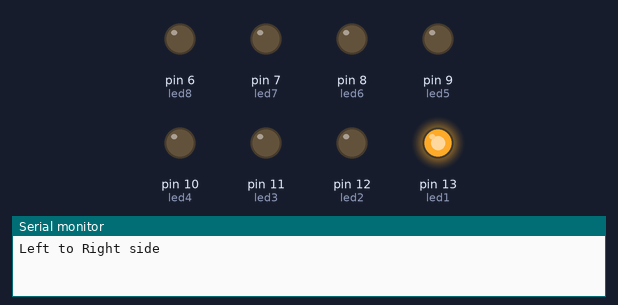
Simulated run of this sketch. Board: Arduino Uno, built with avr-gcc and run on an emulated ATmega328P. Parts: output pins drawn as LEDs (lit = HIGH), the last lines printed to the serial monitor.

Above: at 0.2 s.
At 0.7 s:
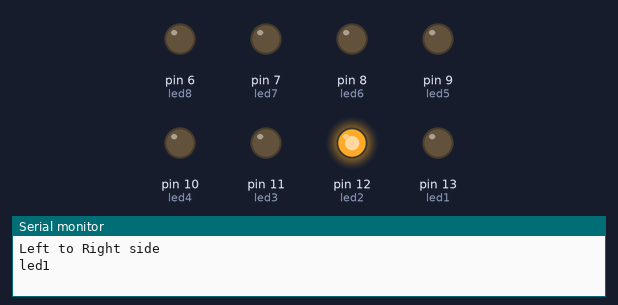
At 2.2 s:
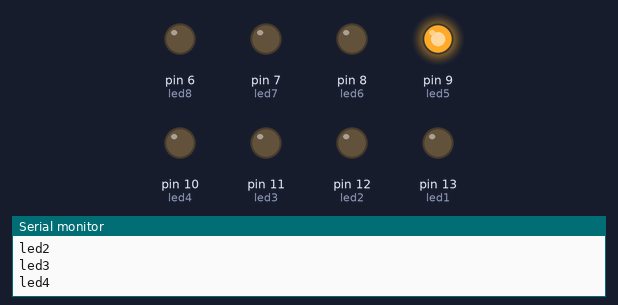
At 4.0 s:
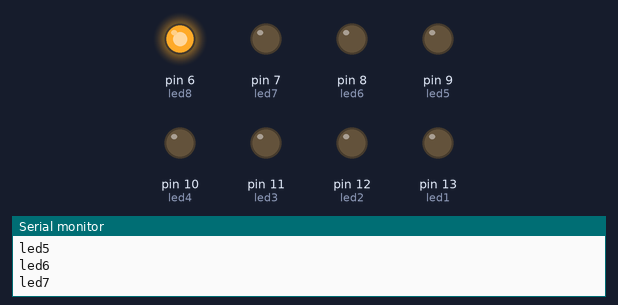
At 6.7 s:
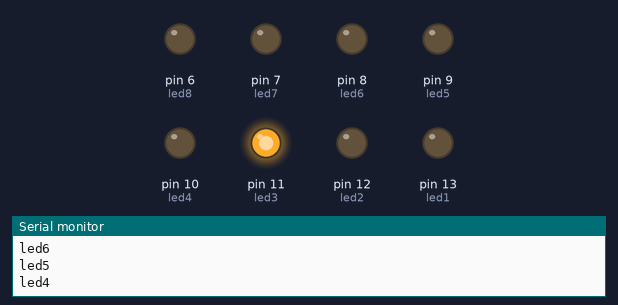
At 9.7 s:
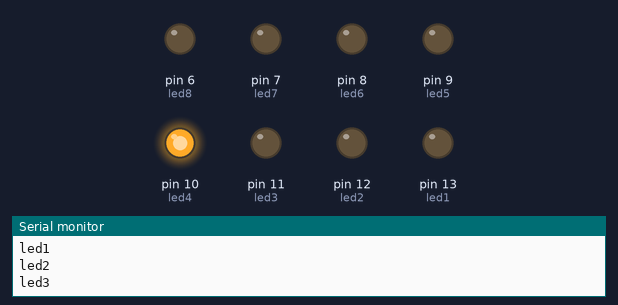
Timing chart, 0 to 10.4 s (numbered marks = the images above):
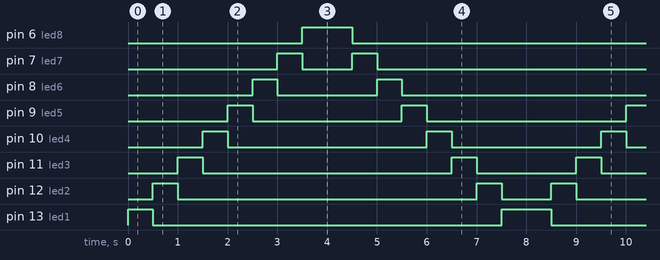

Measured:
- by itself, pin 6 (led8): alternates HIGH for 1.0 s and LOW for 7.0 s
- by itself, pin 7 (led7): repeats every 8.0 s: LOW 1.0 s, HIGH 0.50 s, LOW 6.0 s, HIGH 0.50 s
- by itself, pin 8 (led6): repeats every 8.0 s: LOW 2.0 s, HIGH 0.50 s, LOW 5.0 s, HIGH 0.50 s
- by itself, pin 9 (led5): repeats every 8.0 s: LOW 3.0 s, HIGH 0.50 s, LOW 4.0 s, HIGH 0.50 s
- by itself, pin 10 (led4): repeats every 8.0 s: LOW 4.0 s, HIGH 0.50 s, LOW 3.0 s, HIGH 0.50 s
- by itself, pin 11 (led3): repeats every 8.0 s: LOW 5.0 s, HIGH 0.50 s, LOW 2.0 s, HIGH 0.50 s
- by itself, pin 12 (led2): repeats every 8.0 s: LOW 6.0 s, HIGH 0.50 s, LOW 1.0 s, HIGH 0.50 s
- by itself, pin 13 (led1): repeats every 8.0 s: LOW 7.0 s, HIGH 1.0 s

The sketch:

code-2.ino
```cpp
int led1=13;
int led2=12;
int led3=11;
int led4=10;
int led5=9;
int led6=8;
int led7=7;
int led8=6;
void setup()
{
 pinMode(led1,OUTPUT);
  pinMode(led2,OUTPUT);
  pinMode(led3,OUTPUT);
  pinMode(led4,OUTPUT);
  pinMode(led5,OUTPUT);
  pinMode(led6,OUTPUT);
  pinMode(led7,OUTPUT);
  pinMode(led8,OUTPUT);
  Serial.begin(9600);
}

void loop()
{
  while(true)
  {
 // Left to Right side
 Serial.println("Left to Right side");
  digitalWrite(led1,HIGH);
  digitalWrite(led2,LOW);
  digitalWrite(led3,LOW);
  digitalWrite(led4,LOW);
  digitalWrite(led5,LOW);
  digitalWrite(led6,LOW);
  digitalWrite(led7,LOW);
  digitalWrite(led8,LOW);
  delay(500);
  Serial.println("led1");
  digitalWrite(led1,LOW);
  digitalWrite(led2,HIGH);
  digitalWrite(led3,LOW);
  digitalWrite(led4,LOW);
  digitalWrite(led5,LOW);
  digitalWrite(led6,LOW);
  digitalWrite(led7,LOW);
  digitalWrite(led8,LOW);
  delay(500);
  Serial.println("led2");
  digitalWrite(led1,LOW);
  digitalWrite(led2,LOW);
  digitalWrite(led3,HIGH);
  digitalWrite(led4,LOW);
  digitalWrite(led5,LOW);
  digitalWrite(led6,LOW);
  digitalWrite(led7,LOW);
  digitalWrite(led8,LOW);
  delay(500);
  Serial.println("led3");
  digitalWrite(led1,LOW);
  digitalWrite(led2,LOW);
  digitalWrite(led3,LOW);
  digitalWrite(led4,HIGH);
  digitalWrite(led5,LOW);
  digitalWrite(led6,LOW);
  digitalWrite(led7,LOW);
  digitalWrite(led8,LOW);
  delay(500);
  Serial.println("led4");
  digitalWrite(led1,LOW);
  digitalWrite(led2,LOW);
  digitalWrite(led3,LOW);
  digitalWrite(led4,LOW);
  digitalWrite(led5,HIGH);
  digitalWrite(led6,LOW);
  digitalWrite(led7,LOW);
  digitalWrite(led8,LOW);
  delay(500);
  Serial.println("led5");
  digitalWrite(led1,LOW);
  digitalWrite(led2,LOW);
  digitalWrite(led3,LOW);
  digitalWrite(led4,LOW);
  digitalWrite(led5,LOW);
  digitalWrite(led6,HIGH);
  digitalWrite(led7,LOW);
  digitalWrite(led8,LOW);
  delay(500);
  Serial.println("led6");
  digitalWrite(led1,LOW);
  digitalWrite(led2,LOW);
  digitalWrite(led3,LOW);
  digitalWrite(led4,LOW);
  digitalWrite(led5,LOW);
  digitalWrite(led6,LOW);
  digitalWrite(led7,HIGH);
  digitalWrite(led8,LOW);
  delay(500);
  Serial.println("led7");
  digitalWrite(led1,LOW);
  digitalWrite(led2,LOW);
  digitalWrite(led3,LOW);
  digitalWrite(led4,LOW);
  digitalWrite(led5,LOW);
  digitalWrite(led6,LOW);
  digitalWrite(led7,LOW);
  digitalWrite(led8,HIGH);
  delay(500);
  Serial.println("led8");
  // Right to Left side
  Serial.println("Right to Left side");
  digitalWrite(led1,LOW);
  digitalWrite(led2,LOW);
  digitalWrite(led3,LOW);
  digitalWrite(led4,LOW);
  digitalWrite(led5,LOW);
  digitalWrite(led6,LOW);
  digitalWrite(led7,LOW);
  digitalWrite(led8,HIGH);
  delay(500);
  Serial.println("led8");
  digitalWrite(led1,LOW);
  digitalWrite(led2,LOW);
  digitalWrite(led3,LOW);
  digitalWrite(led4,LOW);
  digitalWrite(led5,LOW);
  digitalWrite(led6,LOW);
  digitalWrite(led7,HIGH);
  digitalWrite(led8,LOW);
  delay(500);
  Serial.println("led7");
  digitalWrite(led1,LOW);
  digitalWrite(led2,LOW);
  digitalWrite(led3,LOW);
  digitalWrite(led4,LOW);
  digitalWrite(led5,LOW);
  digitalWrite(led6,HIGH);
  digitalWrite(led7,LOW);
  digitalWrite(led8,LOW);
  delay(500);
  Serial.println("led6");
   digitalWrite(led1,LOW);
  digitalWrite(led2,LOW);
  digitalWrite(led3,LOW);
  digitalWrite(led4,LOW);
  digitalWrite(led5,HIGH);
  digitalWrite(led6,LOW);
  digitalWrite(led7,LOW);
  digitalWrite(led8,LOW);
  delay(500);
  Serial.println("led5");
   digitalWrite(led1,LOW);
  digitalWrite(led2,LOW);
  digitalWrite(led3,LOW);
  digitalWrite(led4,HIGH);
  digitalWrite(led5,LOW);
  digitalWrite(led6,LOW);
  digitalWrite(led7,LOW);
  digitalWrite(led8,LOW);
  delay(500);
  Serial.println("led4");
   digitalWrite(led1,LOW);
  digitalWrite(led2,LOW);
  digitalWrite(led3,HIGH);
  digitalWrite(led4,LOW);
  digitalWrite(led5,LOW);
  digitalWrite(led6,LOW);
  digitalWrite(led7,LOW);
  digitalWrite(led8,LOW);
  delay(500);
  Serial.println("led3");
  digitalWrite(led1,LOW);
  digitalWrite(led2,HIGH);
  digitalWrite(led3,LOW);
  digitalWrite(led4,LOW);
  digitalWrite(led5,LOW);
  digitalWrite(led6,LOW);
  digitalWrite(led7,LOW);
  digitalWrite(led8,LOW);
  delay(500);
  Serial.println("led2");
  digitalWrite(led1,HIGH);
  digitalWrite(led2,LOW);
  digitalWrite(led3,LOW);
  digitalWrite(led4,LOW);
  digitalWrite(led5,LOW);
  digitalWrite(led6,LOW);
  digitalWrite(led7,LOW);
  digitalWrite(led8,LOW);
  delay(500);
  Serial.println("led1");
}
}
```
